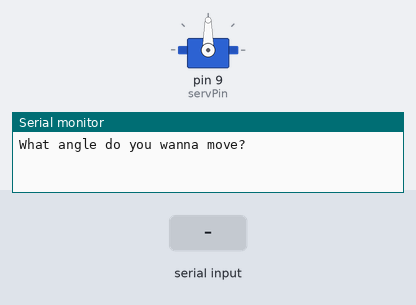
Simulated run of this sketch. Board: Arduino Uno, built with avr-gcc and run on an emulated ATmega328P. Parts: servo, the last lines printed to the serial monitor. The test bench sets the inputs (shaded band).

Above: at 1.2 s.
1.3 s: "30,150\n" received over Serial
At 2.7 s:
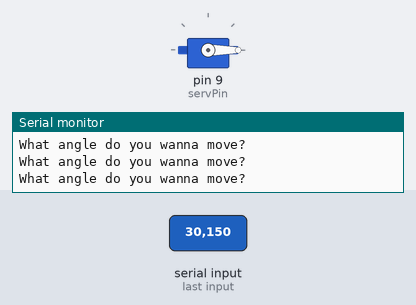
3.8 s: "90,45\n" received over Serial
At 4.6 s:
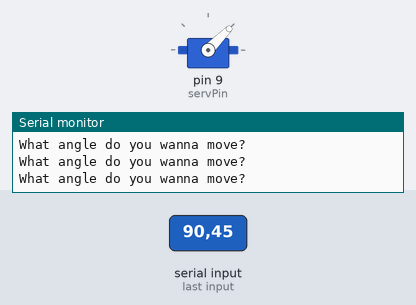
6.3 s: "200\n" received over Serial
At 6.8 s:
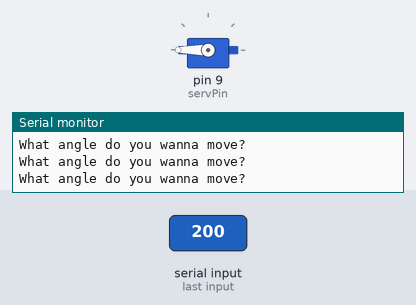
Timing chart, 0 to 9.3 s (numbered marks = the images above; inputs shaded):
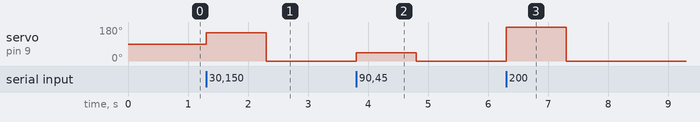

Measured:
- after the input at 1.3 s, servo on pin 9 (servPin): 90° → 150° at once, → 0° 1.0 s later
- after the input at 3.8 s, servo on pin 9 (servPin): 0° → 45° at once, → 0° 1.0 s later
- after the input at 6.3 s, servo on pin 9 (servPin): 0° → 180° at once, → 0° 1.0 s later

The sketch:

ServoStarting.ino
```cpp
#include <Servo.h>
int servPin = 9, degree;
Servo motorServ;
void setup() {
  // put your setup code here, to run once:
Serial.begin(9600);
motorServ.attach(servPin);
}

void loop() {
  // put your main code here, to run repeatedly:
Serial.println("What angle do you wanna move?");
while(Serial.available()==0)
{}
degree = Serial.parseInt();
motorServ.write(degree);
}
```
